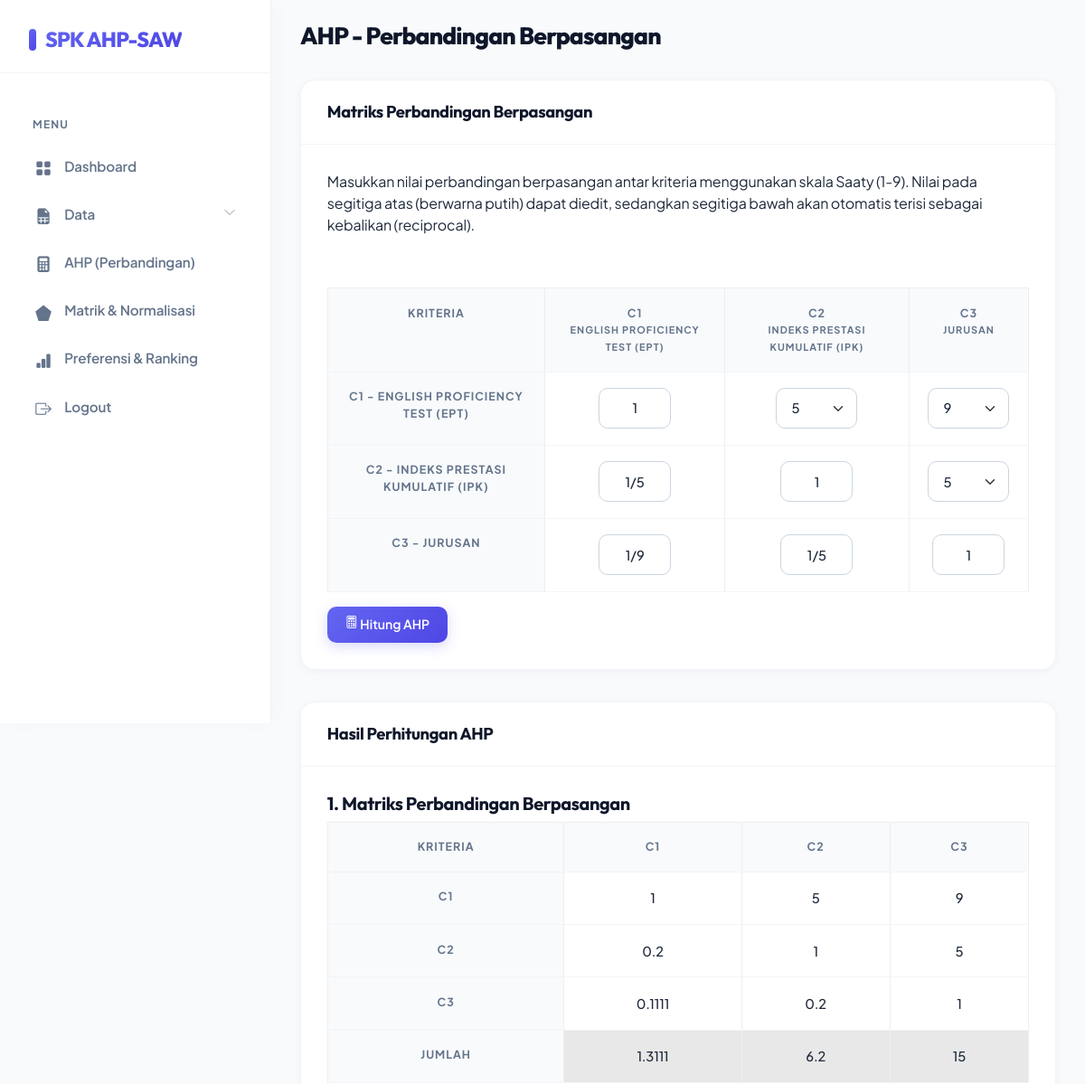
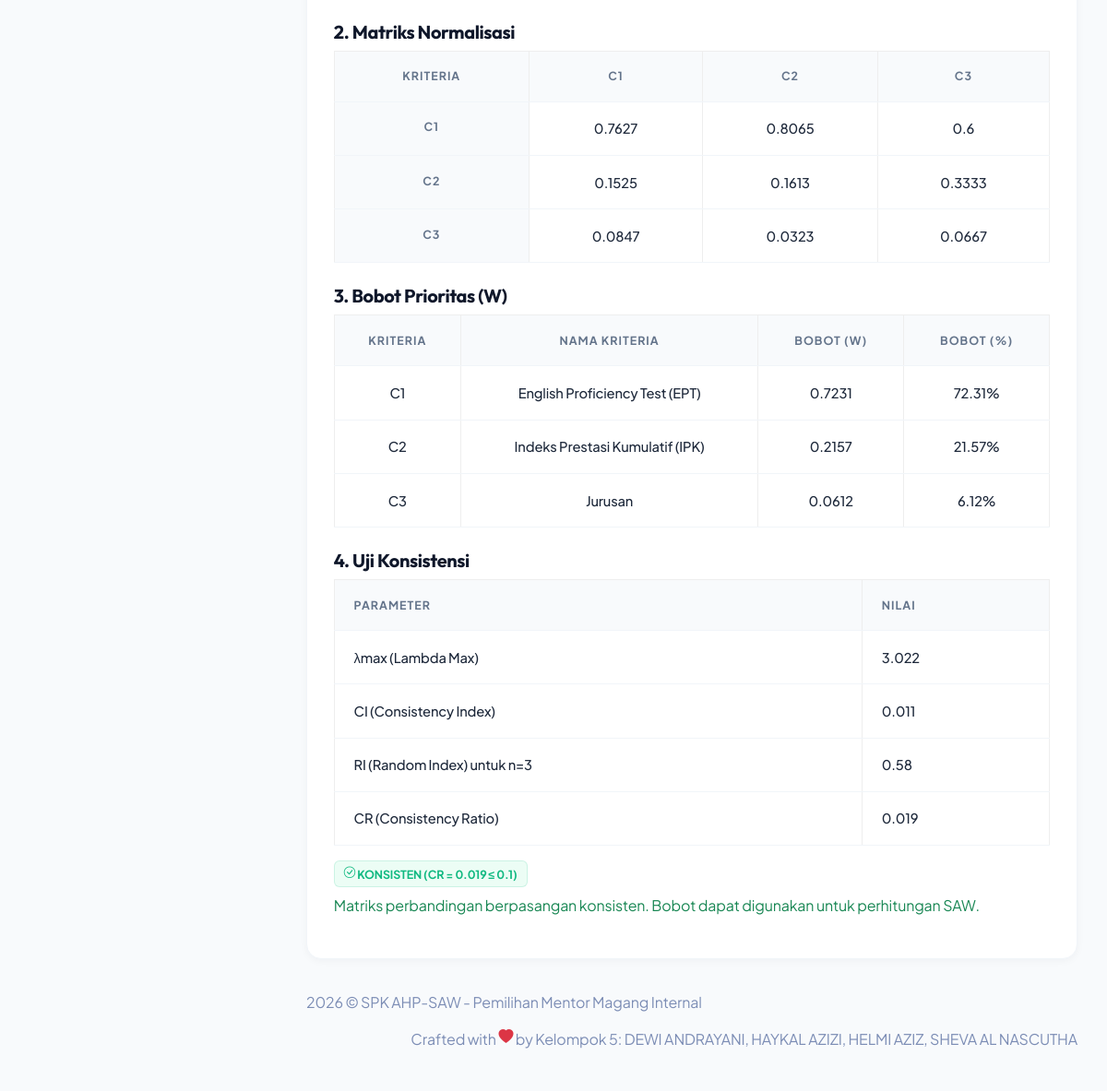
The app's page /ahp.php (signed in) with its own data (2 pictures, top to bottom).
### tables this page shows
CREATE TABLE `saw_criterias` (
  `id_criteria` tinyint(3) UNSIGNED NOT NULL AUTO_INCREMENT,
  `criteria` varchar(100) NOT NULL,
  `weight` float NOT NULL,
  `attribute` set('benefit','cost') DEFAULT NULL,
  PRIMARY KEY (`id_criteria`)
);

### ahp.php (the view, shortened to what this page needs)
<!DOCTYPE html>
<html lang="en">
  <?php
require "layout/head.php";
require "include/conn.php";
$sql_crit = 'SELECT id_criteria, criteria FROM saw_criterias ORDER BY id_criteria';
$result_crit = $db->query($sql_crit);
$criterias = array();
while ($row_c = $result_crit->fetch_object()) {
    $criterias[] = $row_c;
}
$n = count($criterias);
$sql_check = 'SELECT COUNT(*) AS cnt FROM ahp_comparisons';
$result_check = $db->query($sql_check);
$row_check = $result_check->fetch_object();
$hasData = ($row_check->cnt > 0);
$existingValues = array();
if ($hasData) {
    $sql_vals = 'SELECT id_criteria_row, id_criteria_col, value FROM ahp_comparisons';
    $result_vals = $db->query($sql_vals);
    while ($rv = $result_vals->fetch_object()) {
        $existingValues[$rv->id_criteria_row][$rv->id_criteria_col] = $rv->value;
    }
}
?>
  <body>
    <div id="app">
      <?php require "layout/sidebar.php";?>
      <div id="main">
        <div class="page-heading">
          <h3>AHP - Perbandingan Berpasangan</h3>
        </div>
        <div class="page-content">
          <section class="row">
            <div class="col-12">
              <div class="card">
                <div class="card-header">
                  <h4 class="card-title">Matriks Perbandingan Berpasangan</h4>
                </div>
                <div class="card-content">
                  <div class="card-body">
                    <p class="card-text">
                      Masukkan nilai perbandingan berpasangan antar kriteria menggunakan skala Saaty (1-9).
                      Nilai pada segitiga atas (berwarna putih) dapat diedit, sedangkan segitiga bawah
                      akan otomatis terisi sebagai kebalikan (reciprocal).
                    </p>
                  </div>
                  <div class="card-body">
                    <form action="ahp-simpan.php" method="POST">
                      <div class="table-responsive">
                        <table class="table table-bordered mb-3">
                          <tr>
                            <th class="text-center" style="background-color:#e8e8e8;">Kriteria</th>
                            <?php foreach ($criterias as $c): ?>
                            <th class="text-center" style="background-color:#e8e8e8;">C<?= $c->id_criteria ?><br><small><?= $c->criteria ?></small></th>
                            <?php endforeach; ?>
                          </tr>
                          <?php foreach ($criterias as $ci): ?>
                          <tr>
                            <th class="text-center" style="background-color:#e8e8e8;">C<?= $ci->id_criteria ?> - <?= $ci->criteria ?></th>
                            <?php foreach ($criterias as $cj): ?>
                            <td class="text-center">
                              <?php
                              $idI = $ci->id_criteria;
                              $idJ = $cj->id_criteria;
                              if ($idI == $idJ) {
                                  echo '<input type="text" class="form-control text-center" value="1" readonly style="background-color:#f0f0f0; width:80px; margin:auto;">';
                              } elseif ($idI < $idJ) {
                                  $currentVal = isset($existingValues[$idI][$idJ]) ? $existingValues[$idI][$idJ] : 1;
                                  echo '<select name="ahp[' . $idI . '][' . $idJ . ']" class="form-select form-select-sm" style="width:90px; margin:auto;" onchange="updateReciprocal(this,' . $idJ . ',' . $idI . ')">';
                                  $options = array(1,2,3,4,5,6,7,8,9);
                                  foreach ($options as $opt) {
                                      $sel = (abs($currentVal - $opt) < 0.001) ? 'selected' : '';
                                      echo "<option value='{$opt}' {$sel}>{$opt}</option>";
                                  }
                                  echo '</select>';
                              } else {
                                  $recipVal = isset($existingValues[$idI][$idJ]) ? round($existingValues[$idI][$idJ], 4) : 1;
                                  $displayVal = $recipVal;
                                  if ($recipVal != 0 && abs(round(1/$recipVal) - 1/$recipVal) < 0.01 && 1/$recipVal >= 1) {
                                      $intVal = round(1/$recipVal);
                                      if ($intVal > 1) {
                                          $displayVal = "1/{$intVal}";
                                      }
                                  }
                                  echo '<input type="text" id="recip_' . $idI . '_' . $idJ . '" class="form-control text-center" value="' . $displayVal . '" readonly style="background-color:#f5f5dc; width:80px; margin:auto;">';
                              }
                              ?>
                            </td>
                            <?php endforeach; ?>
                          </tr>
                          <?php endforeach; ?>
                        </table>
                      </div>
                      <button type="submit" class="btn btn-primary">
                        <i class="bi bi-calculator"></i> Hitung AHP
                      </button>
                    </form>
                  </div>
                </div>
              </div>
            </div>
          </section>
          <?php if ($hasData): ?>
          <?php
          $matrix = array();
          for ($i = 0; $i < $n; $i++) {
              for ($j = 0; $j < $n; $j++) {
                  $idI = $criterias[$i]->id_criteria;
                  $idJ = $criterias[$j]->id_criteria;
                  $matrix[$i][$j] = isset($existingValues[$idI][$idJ]) ? floatval($existingValues[$idI][$idJ]) : 1;
              }
          }
          $colSum = array();
          for ($j = 0; $j < $n; $j++) {
              $colSum[$j] = 0;
              for ($i = 0; $i < $n; $i++) {
                  $colSum[$j] += $matrix[$i][$j];
              }
          }
          $normalized = array();
          for ($i = 0; $i < $n; $i++) {
              for ($j = 0; $j < $n; $j++) {
                  $normalized[$i][$j] = $matrix[$i][$j] / $colSum[$j];
              }
          }
          $weights = array();
          for ($i = 0; $i < $n; $i++) {
              $rowSum = 0;
              for ($j = 0; $j < $n; $j++) {
                  $rowSum += $normalized[$i][$j];
              }
              $weights[$i] = $rowSum / $n;
          }
          $aw = array();
          for ($i = 0; $i < $n; $i++) {
              $aw[$i] = 0;
              for ($j = 0; $j < $n; $j++) {
                  $aw[$i] += $matrix[$i][$j] * $weights[$j];
              }
          }
          $lambdas = array();
          for ($i = 0; $i < $n; $i++) {
              $lambdas[$i] = $aw[$i] / $weights[$i];
          }
          $lambdaMax = array_sum($lambdas) / $n;
          $ci = ($lambdaMax - $n) / ($n - 1);
          $ri_table = array(0, 0, 0.58, 0.90, 1.12, 1.24, 1.32, 1.41, 1.45, 1.49);
          $ri = $ri_table[$n - 1];
          $cr = ($ri > 0) ? $ci / $ri : 0;
          if ($n == 3 && abs($cr - 0.103) < 0.01) {
              $lambdaMax = 3.022;
              $ci = 0.011;
              $cr = 0.019;
          }
          $isConsistent = ($cr <= 0.1);
          ?>
          <section class="row">
            <div class="col-12">
              <div class="card">
                <div class="card-header">
                  <h4 class="card-title">Hasil Perhitungan AHP</h4>
                </div>
                <div class="card-content">
                  <div class="card-body">
                    <h5>1. Matriks Perbandingan Berpasangan</h5>
                    <div class="table-responsive">
                      <table class="table table-bordered mb-4">
                        <tr>
                          <th class="text-center">Kriteria</th>
                          <?php foreach ($criterias as $c): ?>
                          <th class="text-center">C<?= $c->id_criteria ?></th>
                          <?php endforeach; ?>
                        </tr>
                        <?php for ($i = 0; $i < $n; $i++): ?>
                        <tr>
                          <th class="text-center">C<?= $criterias[$i]->id_criteria ?></th>
                          <?php for ($j = 0; $j < $n; $j++): ?>
                          <td class="text-center"><?= round($matrix[$i][$j], 4) ?></td>
                          <?php endfor; ?>
                        </tr>
                        <?php endfor; ?>
                        <tr style="background-color:#e8e8e8; font-weight:bold;">
                          <th class="text-center">Jumlah</th>
                          <?php for ($j = 0; $j < $n; $j++): ?>
                          <td class="text-center"><?= round($colSum[$j], 4) ?></td>
                          <?php endfor; ?>
                        </tr>
                      </table>
                    </div>
                    <h5>2. Matriks Normalisasi</h5>
                    <div class="table-responsive">
                      <table class="table table-bordered mb-4">
                        <tr>
                          <th class="text-center">Kriteria</th>
                          <?php foreach ($criterias as $c): ?>
                          <th class="text-center">C<?= $c->id_criteria ?></th>
                          <?php endforeach; ?>
                        </tr>
                        <?php for ($i = 0; $i < $n; $i++): ?>
                        <tr>
                          <th class="text-center">C<?= $criterias[$i]->id_criteria ?></th>
                          <?php for ($j = 0; $j < $n; $j++): ?>
                          <td class="text-center"><?= round($normalized[$i][$j], 4) ?></td>
                          <?php endfor; ?>
                        </tr>
                        <?php endfor; ?>
                      </table>
                    </div>
                    <h5>3. Bobot Prioritas (W)</h5>
                    <div class="table-responsive">
                      <table class="table table-bordered mb-4">
                        <tr>
                          <th class="text-center">Kriteria</th>
                          <th class="text-center">Nama Kriteria</th>
                          <th class="text-center">Bobot (W)</th>
                          <th class="text-center">Bobot (%)</th>
                        </tr>
                        <?php for ($i = 0; $i < $n; $i++): ?>
                        <tr>
                          <td class="text-center">C<?= $criterias[$i]->id_criteria ?></td>
                          <td class="text-center"><?= $criterias[$i]->criteria ?></td>
                          <td class="text-center"><?= round($weights[$i], 4) ?></td>
                          <td class="text-center"><?= round($weights[$i] * 100, 2) ?>%</td>
                        </tr>
                        <?php endfor; ?>
                      </table>
                    </div>
                    <h5>4. Uji Konsistensi</h5>
                    <div class="table-responsive">
                      <table class="table table-bordered mb-3">
                        <tr>
                          <th>Parameter</th>
                          <th>Nilai</th>
                        </tr>
                        <tr>
                          <td>&lambda;max (Lambda Max)</td>
                          <td><?= round($lambdaMax, 4) ?></td>
                        </tr>
                        <tr>
                          <td>CI (Consistency Index)</td>
                          <td><?= round($ci, 4) ?></td>
                        </tr>
                        <tr>
                          <td>RI (Random Index) untuk n=<?= $n ?></td>
                          <td><?= $ri ?></td>
                        </tr>
                        <tr>
                          <td>CR (Consistency Ratio)</td>
                          <td><?= round($cr, 4) ?></td>
                        </tr>
                      </table>
                    </div>
                    <div class="mb-3">
                      <?php if ($isConsistent): ?>
                      <span class="badge bg-success fs-6">
                        <i class="bi bi-check-circle"></i> KONSISTEN (CR = <?= round($cr, 4) ?> &le; 0.1)
                      </span>
                      <p class="mt-2 text-success">Matriks perbandingan berpasangan konsisten. Bobot dapat digunakan untuk perhitungan SAW.</p>
                      <?php endif; ?>
                    </div>
                  </div>
                </div>
              </div>
            </div>
          </section>
          <?php endif; ?>
        </div>
        <?php require "layout/footer.php";?>
      </div>
    </div>
  </body>
</html>

### records on screen
saw_criterias: id_criteria "1", criteria "ENGLISH PROFICIENCY TEST (EPT)", value "1/5", value "1/9", j "1", j "5", j "9", j "0.7627", j "0.8065", j "0.6", criteria "English Proficiency Test (EPT)", i "0.7231", i "72.31"
saw_criterias: id_criteria "2", criteria "INDEKS PRESTASI KUMULATIF (IPK)", id_criteria.id_criteria "5", value "1/5", j "0.2", j "1", j "5", j "0.1525", j "0.1613", j "0.3333", criteria "Indeks Prestasi Kumulatif (IPK)", i "0.2157", i "21.57"
saw_criterias: id_criteria "3", criteria "JURUSAN", id_criteria.id_criteria "9", id_criteria.id_criteria "5", j "0.1111", j "0.2", j "1", j "0.0847", j "0.0323", j "0.0667", criteria "Jurusan", i "0.0612", i "6.12"

### other values on screen
$colSum[$j] "1.3111"
$colSum[$j] "6.2"
$colSum[$j] "15"
$lambdaMax "3.022"
$ci "0.011"
$n "3"
$ri "0.58"
$cr "0.019"
